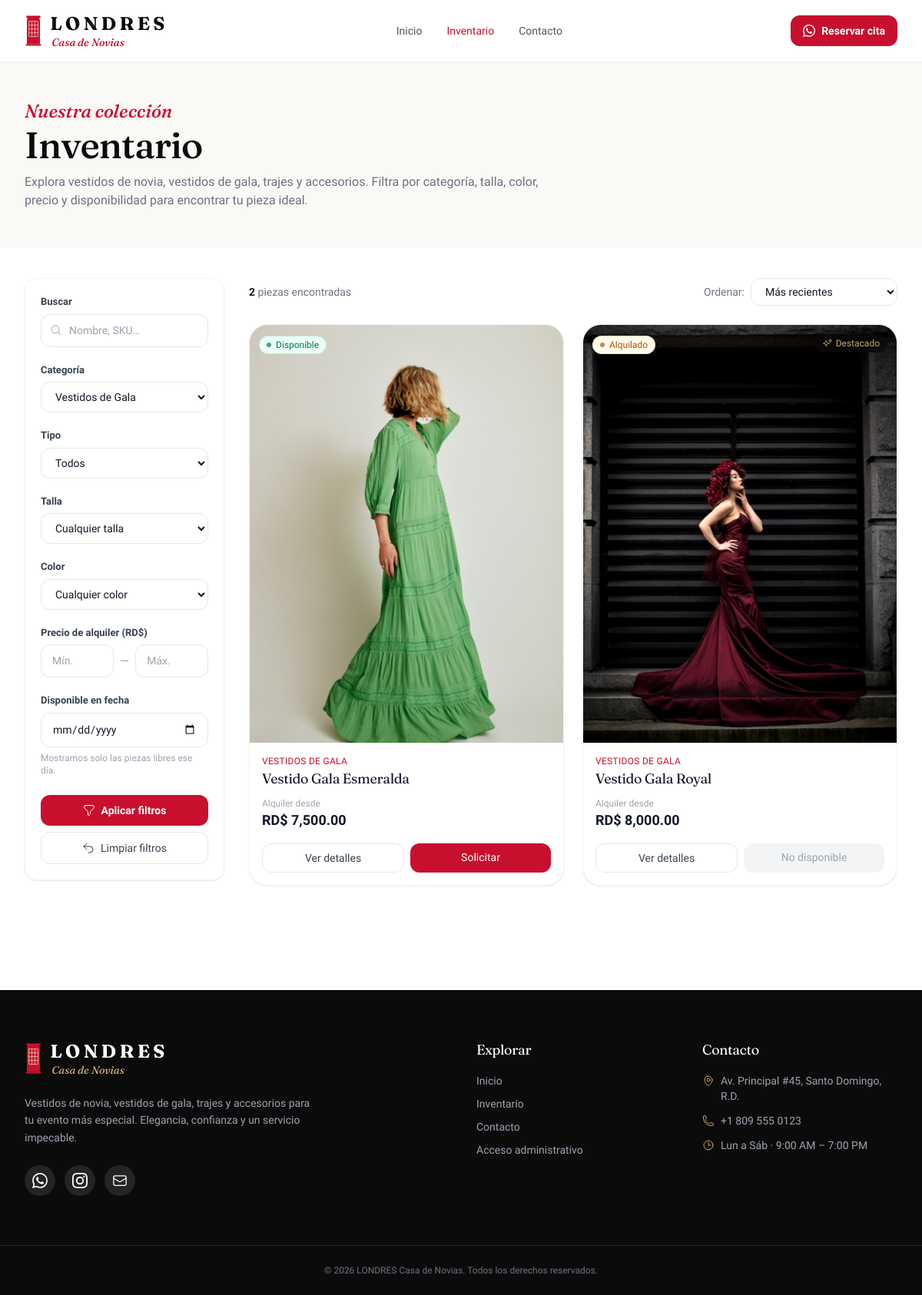
Screenshot of /inventario?category_id=2 with the database file from the repository.
### tables this page shows
CREATE TABLE `business_settings` (
    `id`                         INT UNSIGNED NOT NULL AUTO_INCREMENT,
    `business_name`              VARCHAR(150) NOT NULL DEFAULT 'LONDRES Casa de Novias',
    `logo`                       VARCHAR(255) NULL,
    `phone`                      VARCHAR(40)  NULL,
    `whatsapp`                   VARCHAR(40)  NULL,
    `email`                      VARCHAR(150) NULL,
    `address`                    VARCHAR(255) NULL,
    `instagram`                  VARCHAR(120) NULL,
    `opening_hours`              VARCHAR(255) NULL,
    `rental_policy`              TEXT NULL,
    `return_policy`              TEXT NULL,
    `initial_payment_percentage` DECIMAL(5,2) NOT NULL DEFAULT 50.00,
    `currency`                   VARCHAR(10)  NOT NULL DEFAULT 'RD$',
    `tax_percentage`             DECIMAL(5,2) NOT NULL DEFAULT 0.00,
    `invoice_prefix`             VARCHAR(20)  NOT NULL DEFAULT 'FAC',
    `barcode_prefix`             VARCHAR(6)   NOT NULL DEFAULT 'LCN',
    `primary_color`              VARCHAR(20)  NOT NULL DEFAULT '#C8102E',
    `created_at`                 TIMESTAMP NOT NULL DEFAULT CURRENT_TIMESTAMP,
    `updated_at`                 TIMESTAMP NOT NULL DEFAULT CURRENT_TIMESTAMP ON UPDATE CURRENT_TIMESTAMP,
    PRIMARY KEY (`id`)
);

CREATE TABLE `products` (
    `id`                INT UNSIGNED NOT NULL AUTO_INCREMENT,
    `category_id`       INT UNSIGNED NULL,
    `name`              VARCHAR(160) NOT NULL,
    `slug`              VARCHAR(180) NOT NULL,
    `sku`               VARCHAR(60)  NULL,
    `barcode`           VARCHAR(48)  NULL,
    `type`              ENUM('rental','sale','both') NOT NULL DEFAULT 'rental',
    `description`       TEXT NULL,
    `internal_notes`    TEXT NULL,
    `rental_price`      DECIMAL(12,2) NOT NULL DEFAULT 0.00,
    `sale_price`        DECIMAL(12,2) NULL,
    `cost_price`        DECIMAL(12,2) NULL,
    `deposit_amount`    DECIMAL(12,2) NOT NULL DEFAULT 0.00,
    `size`              VARCHAR(40) NULL,
    `color`             VARCHAR(60) NULL,
    `material`          VARCHAR(80) NULL,
    `condition_status`  ENUM('new','excellent','good','repair','out_of_service') NOT NULL DEFAULT 'excellent',
    `commercial_status` ENUM('available','reserved','rented','sold','unavailable','maintenance') NOT NULL DEFAULT 'available',
    `is_unique`         TINYINT(1) NOT NULL DEFAULT 1,
    `quantity`          INT NOT NULL DEFAULT 1,
    `main_image`        VARCHAR(255) NULL,
    `featured`          TINYINT(1) NOT NULL DEFAULT 0,
    `status`            ENUM('active','inactive') NOT NULL DEFAULT 'active',
    `created_by`        INT UNSIGNED NULL,
    `created_at`        TIMESTAMP NOT NULL DEFAULT CURRENT_TIMESTAMP,
    `updated_at`        TIMESTAMP NOT NULL DEFAULT CURRENT_TIMESTAMP ON UPDATE CURRENT_TIMESTAMP,
    PRIMARY KEY (`id`),
    UNIQUE KEY `uq_products_slug` (`slug`),
    UNIQUE KEY `uq_products_barcode` (`barcode`),
    KEY `idx_products_category` (`category_id`),
    KEY `idx_products_status` (`commercial_status`, `status`),
    KEY `idx_products_featured` (`featured`),
    CONSTRAINT `fk_products_category` FOREIGN KEY (`category_id`) REFERENCES `categories`(`id`) ON DELETE SET NULL,
    CONSTRAINT `fk_products_user` FOREIGN KEY (`created_by`) REFERENCES `users`(`id`) ON DELETE SET NULL
);

CREATE TABLE `categories` (
    `id`          INT UNSIGNED NOT NULL AUTO_INCREMENT,
    `name`        VARCHAR(100) NOT NULL,
    `slug`        VARCHAR(120) NOT NULL,
    `description` VARCHAR(255) NULL,
    `image`       VARCHAR(255) NULL,
    `status`      ENUM('active','inactive') NOT NULL DEFAULT 'active',
    `created_at`  TIMESTAMP NOT NULL DEFAULT CURRENT_TIMESTAMP,
    `updated_at`  TIMESTAMP NOT NULL DEFAULT CURRENT_TIMESTAMP ON UPDATE CURRENT_TIMESTAMP,
    PRIMARY KEY (`id`),
    UNIQUE KEY `uq_categories_slug` (`slug`)
);

### public/_inventario_filtros.php (the view, shortened to what the rows shown need)
<div class="mb-5">
    <label class="lcn-label">Precio de alquiler (<?= e(setting('currency', 'RD$')) ?>)</label>
    <div class="flex items-center gap-2">
        <input type="number" name="price_min" value="<?= e($priceMin) ?>" min="0" step="100" placeholder="Mín." class="lcn-input">
        <span class="text-gray-400">—</span>
        <input type="number" name="price_max" value="<?= e($priceMax) ?>" min="0" step="100" placeholder="Máx." class="lcn-input">
    </div>
</div>

### public/inventario.php (shortened to what the rows shown need)
<?php
$catId    = (int) get_param('category_id', '0');
$sort     = get_param('sort', 'recientes');
$priceMin = get_param('price_min');
$priceMax = get_param('price_max');
$where  = ["p.status = 'active'"];
$params = [];
if ($catId > 0) {
    $where[]            = 'p.category_id = :cat';
    $params['cat']      = $catId;
}
$whereSql = implode(' AND ', $where);
$orderMap = [
    'recientes'   => 'p.created_at DESC, p.id DESC',
    'precio_asc'  => 'p.rental_price ASC, p.id DESC',
    'precio_desc' => 'p.rental_price DESC, p.id DESC',
    'destacados'  => 'p.featured DESC, p.created_at DESC',
];
$orderSql = $orderMap[$sort] ?? $orderMap['recientes'];
$total = (int) db_value("SELECT COUNT(*) FROM products p WHERE $whereSql", $params);
$pg    = paginate($total, 12);
$limit  = (int) $pg['perPage'];
$offset = (int) $pg['offset'];
$products = db_all(
    "SELECT p.*, c.name AS category_name
     FROM products p
     LEFT JOIN categories c ON c.id = p.category_id
     WHERE $whereSql
     ORDER BY $orderSql
     LIMIT $limit OFFSET $offset",
    $params
);
require LCN_ROOT . '/app/views/layouts/public_header.php';
?>
<section class="border-b border-gray-100 bg-brand-cream/50">
    <div class="mx-auto max-w-7xl px-4 py-12 sm:px-6 lg:px-8">
        <h1 class="mt-1 font-display text-4xl font-medium text-brand-dark sm:text-5xl">Inventario</h1>
    </div>
</section>
<div class="mx-auto max-w-7xl px-4 py-10 sm:px-6 lg:px-8">
    <div class="lg:grid lg:grid-cols-12 lg:gap-8">
        <aside class="lg:col-span-3">
            <form method="get" action="<?= pub_url('inventario.php') ?>"
                  class="hidden rounded-2xl border border-gray-100 bg-white p-5 shadow-soft lg:block">
                <?php require __DIR__ . '/_inventario_filtros.php'; ?>
            </form>
        </aside>
        <section class="mt-2 lg:col-span-9 lg:mt-0">
            <?php if ($products): ?>
                <div class="grid grid-cols-1 gap-6 sm:grid-cols-2 xl:grid-cols-3">
                    <?php foreach ($products as $p): ?>
                        <?= product_card($p) ?>
                    <?php endforeach; ?>
                </div>
            <?php endif; ?>
        </section>
    </div>
</div>
            <?php require __DIR__ . '/_inventario_filtros.php'; ?>
<?php require LCN_ROOT . '/app/views/layouts/public_footer.php'; ?>

### app/helpers/ui.php (shortened to what the rows shown need)
<?php
function icon(string $name, string $class = 'w-5 h-5'): string
{
    static $icons = null;
    [$mode, $inner] = $icons[$name] ?? $icons['square'];
    if ($mode === 'f') {
        return '<svg class="' . e($class) . '" viewBox="0 0 24 24" fill="currentColor" aria-hidden="true">' . $inner . '</svg>';
    }
    return '<svg class="' . e($class) . '" viewBox="0 0 24 24" fill="none" stroke="currentColor" stroke-width="1.5" stroke-linecap="round" stroke-linejoin="round" aria-hidden="true">' . $inner . '</svg>';
}
function status_badge(?string $status, string $group = 'commercial'): string
{
    $colors = [
        'emerald' => 'bg-emerald-50 text-emerald-700 ring-emerald-600/20',
        'sky'     => 'bg-sky-50 text-sky-700 ring-sky-600/20',
        'amber'   => 'bg-amber-50 text-amber-700 ring-amber-600/20',
        'violet'  => 'bg-violet-50 text-violet-700 ring-violet-600/20',
        'indigo'  => 'bg-indigo-50 text-indigo-700 ring-indigo-600/20',
        'yellow'  => 'bg-yellow-50 text-yellow-700 ring-yellow-600/20',
        'rose'    => 'bg-rose-50 text-rose-700 ring-rose-600/20',
        'red'     => 'bg-red-50 text-red-700 ring-red-600/20',
        'gray'    => 'bg-gray-100 text-gray-600 ring-gray-500/20',
    ];
    $map = $maps[$group] ?? $maps['generic'];
    [$label, $color] = $map[$status] ?? [ucfirst((string) $status), 'gray'];
    $cls = $colors[$color] ?? $colors['gray'];
    return '<span class="inline-flex items-center gap-1.5 rounded-full px-2.5 py-1 text-xs font-medium ring-1 ring-inset ' . $cls . '">'
         . '<span class="h-1.5 w-1.5 rounded-full bg-current opacity-70"></span>' . e($label) . '</span>';
}
function product_card(array $p): string
{
    $img    = upload_url($p['main_image'] ?? null);
    $name   = e($p['name'] ?? '');
    $cat    = e($p['category_name'] ?? 'General');
    $slug   = e($p['slug'] ?? '');
    $status = $p['commercial_status'] ?? 'available';
    $rental = isset($p['rental_price']) ? money($p['rental_price']) : null;
    $sale   = !empty($p['sale_price']) ? money($p['sale_price']) : null;
    $detail = pub_url('producto.php?slug=' . $slug);
    $disabled = in_array($status, ['rented', 'sold', 'unavailable'], true);
    $html  = '<article data-reveal class="group relative flex flex-col overflow-hidden rounded-3xl border border-gray-100 bg-white shadow-soft transition duration-300 hover:-translate-y-1 hover:shadow-card">';
    $html .= '<a href="' . $detail . '" class="relative block aspect-[3/4] overflow-hidden bg-gray-100">';
    $html .= '<img src="' . e($img) . '" alt="' . $name . '" loading="lazy" class="h-full w-full object-cover transition duration-500 group-hover:scale-105">';
    $html .= '<span class="absolute left-3 top-3">' . status_badge($status, 'commercial') . '</span>';
    if (!empty($p['featured'])) {
        $html .= '<span class="absolute right-3 top-3 inline-flex items-center gap-1 rounded-full bg-brand-dark/80 px-2.5 py-1 text-xs font-medium text-brand-gold backdrop-blur">' . icon('sparkles', 'w-3.5 h-3.5') . 'Destacado</span>';
    }
    $html .= '</a>';
    $html .= '<div class="flex flex-1 flex-col p-4">';
    $html .= '<p class="text-xs font-medium uppercase tracking-wide text-brand-red">' . $cat . '</p>';
    $html .= '<h3 class="mt-1 font-serif text-lg leading-tight text-gray-900"><a href="' . $detail . '" class="hover:text-brand-red">' . $name . '</a></h3>';
    $html .= '<div class="mt-3 flex items-end justify-between">';
    $html .= '<div>';
    if ($rental) $html .= '<p class="text-xs text-gray-400">Alquiler desde</p><p class="text-lg font-semibold text-gray-900">' . e($rental) . '</p>';
    $html .= '</div></div>';
    $html .= '<div class="mt-4 flex gap-2">';
    $html .= '<a href="' . $detail . '" class="flex-1 rounded-xl border border-gray-200 px-3 py-2 text-center text-sm font-medium text-gray-700 transition hover:border-gray-300 hover:bg-gray-50">Ver detalles</a>';
    if (!$disabled) {
        $html .= '<a href="' . pub_url('solicitud-alquiler.php?product=' . (int) ($p['id'] ?? 0)) . '" class="flex-1 rounded-xl bg-brand-red px-3 py-2 text-center text-sm font-medium text-white transition hover:bg-red-700">Solicitar</a>';
    } else {
        $html .= '<span class="flex-1 rounded-xl bg-gray-100 px-3 py-2 text-center text-sm font-medium text-gray-400">No disponible</span>';
    }
    $html .= '</div></div></article>';
    return $html;
}

### app/views/layouts/public_footer.php (shortened to what the rows shown need)
</main>
<footer class="mt-24 bg-brand-dark text-gray-300">
    <div class="mx-auto grid max-w-7xl gap-10 px-4 py-16 sm:px-6 md:grid-cols-4 lg:px-8">
        <div>
            <ul class="mt-4 space-y-3 text-sm text-gray-400">
                <?php if (setting('address')): ?><li class="flex gap-2"><span class="mt-0.5 text-brand-gold"><?= icon('pin', 'w-4 h-4') ?></span><?= e(setting('address')) ?></li><?php endif; ?>
                <?php if (setting('phone')): ?><li class="flex gap-2"><span class="mt-0.5 text-brand-gold"><?= icon('phone', 'w-4 h-4') ?></span><?= e(setting('phone')) ?></li><?php endif; ?>
                <?php if (setting('opening_hours')): ?><li class="flex gap-2"><span class="mt-0.5 text-brand-gold"><?= icon('clock', 'w-4 h-4') ?></span><?= e(setting('opening_hours')) ?></li><?php endif; ?>
            </ul>
        </div>
    </div>
    <div class="border-t border-white/10">
        <div class="mx-auto max-w-7xl px-4 py-6 text-center text-xs text-gray-500 sm:px-6 lg:px-8">
            &copy; <?= date('Y') ?> <?= e(setting('business_name', APP_NAME)) ?>. Todos los derechos reservados.
        </div>
    </div>
</footer>
</body>
</html>

### rows the page displays
business_settings: currency "RD$", address "Av. Principal #45, Santo Domingo, R.D.", phone "+1 809 555 0123", opening_hours "Lun a Sáb · 9:00 AM – 7:00 PM", business_name "LONDRES Casa de Novias"
products: main_image (picture), label "Disponible", category.name "VESTIDOS DE GALA", name "Vestido Gala Esmeralda", rental_price.currency "RD$ 7,500.00"
products: main_image (picture), label "Alquilado", category.name "VESTIDOS DE GALA", rental_price.currency "RD$ 8,000.00", commercial_status "No disponible"

### other values shown
$label "Inicio"
$label "Inventario"
$label "Contacto"
$total "2"
form field category_id "Vestidos de Gala"
form field sort "Más recientes"
